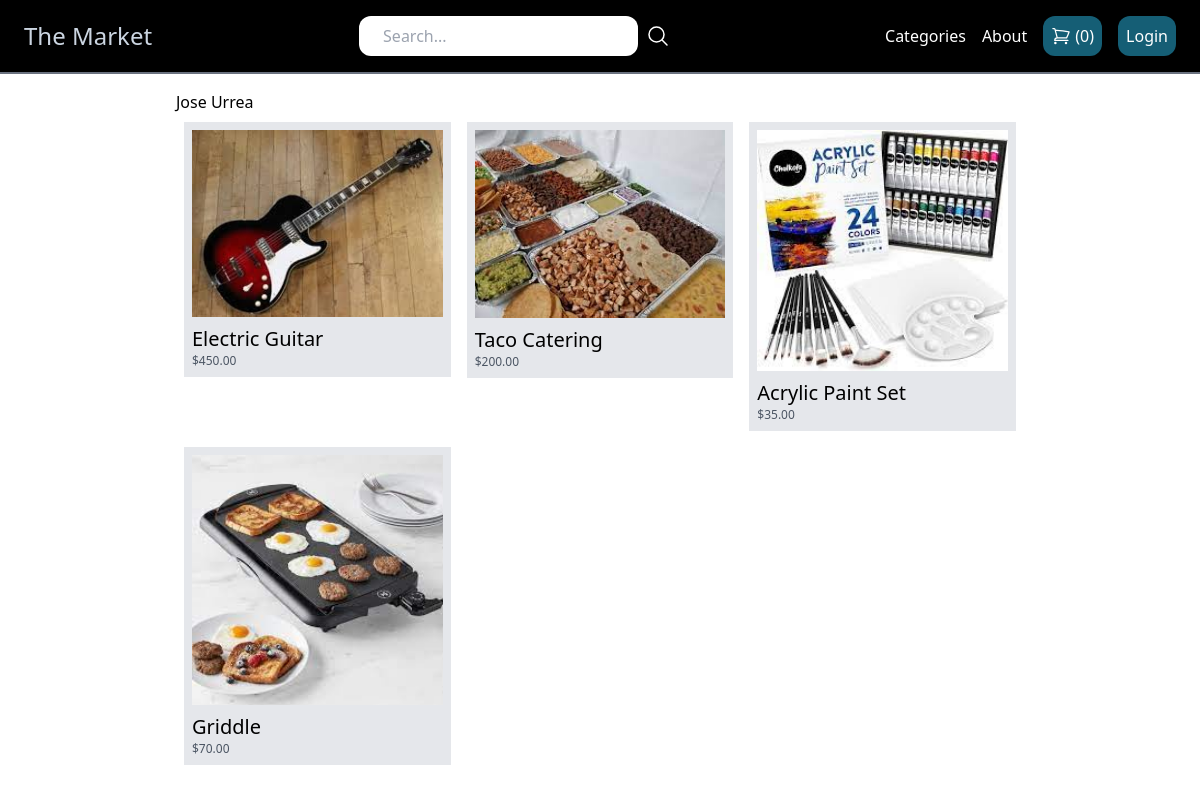
/vendors/1/, run on the app's committed database.
### store/models.py (models this page shows, shortened)
class Product(models.Model):
    DRAFT = "draft"
    WAITING_APPROVAL = "waitingapproval"
    ACTIVE = "active"
    DELETED = "deleted"
    STATUS_CHOICES = (
        (DRAFT, "Draft"),
        (WAITING_APPROVAL, "Waiting Approval"),
        (ACTIVE, "Active"),
        (DELETED, "Deleted")
    )
    user = models.ForeignKey(User, related_name="products", on_delete=models.CASCADE)
    category = models.ForeignKey(Category, related_name="products", on_delete=models.CASCADE)
    title = models.CharField(max_length=50)
    slug = models.SlugField(max_length=50)
    description = models.TextField(blank=True)
    price = models.IntegerField()
    image = models.ImageField(upload_to="uploads/product_images/", blank=True, null=True)
    thumbnail = models.ImageField(upload_to='uploads/product_images/thumbnail/', blank=True, null=True)
    created_at = models.DateTimeField(auto_now_add=True)
    updated_at = models.DateTimeField(auto_now=True)
    status = models.CharField(max_length=50, choices=STATUS_CHOICES, default=ACTIVE)
    class Meta:
        ordering = ["-created_at"]
    def get_display_price(self):
        return "${:.2f}".format(self.price)

### userprofile/views.py (the view)
# urls.py: path('vendors/<int:pk>/', views.vendor_detail, name='vendor_detail'),
def vendor_detail(request, pk):
    user = User.objects.get(pk=pk)
    products = user.products.filter(status=Product.ACTIVE)
    return render(request, "userprofile/vendor_detail.html", {
        "user": user,
        "products": products
    })

### store/cart.py (called while the page is built)
    def __len__(self):
        return sum(item['quantity'] for item in self.cart.values())

### store/context_processors.py (called while the page is built)
def cart(request):
    return {'cart': Cart(request)}

### store/templatetags/menu.py (called while the page is built)
@register.inclusion_tag('core/menu.html')
def menu():
    categories = Category.objects.all()
    return {'categories': categories}

### userprofile/templates/userprofile/vendor_detail.html (shortened to what this page needs)
{% extends 'core/base.html' %}
{% block content %}
    <h1>{% firstof user.get_full_name user.username %}</h1>
    <div class="flex flex-wrap ">
        {% for product in products %}
            <div class="product w-1/3 p-2">
                <div class="bg-gray-200 py-2 px-2">
                    <a href="{% url 'product_detail' product.category.slug product.slug %}">
                        {% if product.image %}
                            <div class="image mb-2">
                                <img src="{{ product.image.url }}" alt="Image of {{ product.title }}" class="w-full">
                            </div>
                        {% endif %}
                        <h2 class="text-xl">{{ product.title }}</h2>
                        <p class="text-xs text-gray-600"> {{ product.get_display_price }}</p>
                    </a>
                </div>
            </div>
        {% endfor %}
    </div>
{% endblock %}

### core/templates/core/base.html (shortened to what this page needs)
{% load menu %}
<!doctype html>
<html>
<head>
  <script src="https://cdn.tailwindcss.com"></script>
</head>
<body>
    <nav class=" mx-auto bg-black border-b-2 border-gray-500 flex items-center justify-between py-4 px-6">
        <div class="logo">
            <a href="/" class="text-2xl text-slate-300">The Market</a>
        </div>
        <div class="search px-6">
            <form method="get" action="/search/" class="flex items-center">
                <input type="search" name="query" class=" rounded-xl py-2 px-6" placeholder="Search...">
                <button class="text-white px-2">
                    <svg xmlns="http://www.w3.org/2000/svg" fill="none" viewBox="0 0 24 24" stroke-width="1.5" stroke="currentColor" class="w-6 h-6">
                        <path stroke-linecap="round" stroke-linejoin="round" d="m21 21-5.197-5.197m0 0A7.5 7.5 0 1 0 5.196 5.196a7.5 7.5 0 0 0 10.607 10.607Z" />
                      </svg>
                </button>
            </form>
        </div>
        <div class="menu flex items-center space-x-4">
                {% menu %}
            <a href="{% url 'cart_view' %}" class="flex items-center space-x-1 py-2 px-2 bg-cyan-800 text-white rounded-xl hover:bg-cyan-900">
                <span>
                    ({{ cart|length }})
                </span>
            </a>
            {% if request.user.is_authenticated %}
                <a href="{% url 'myaccount' %}" class="py-2 px-2 bg-cyan-800 text-white rounded-xl hover:bg-cyan-900">Account</a>
                {% if request.user.userprofile.is_vendor %}
                    <a href="{% url 'my_store' %}" class="py-2 px-2 bg-cyan-800 text-white rounded-xl hover:bg-cyan-900"> My Store </a>
                {% endif %}
                {% else %}
                    <a href="{% url 'login' %}" class="py-2 px-2 bg-cyan-800 text-white rounded-xl hover:bg-cyan-900">Login</a>
            {% endif %}
        </div>
    </nav>
    <div class="max-w-4xl mx-auto py-4 px-6">
        {% block content %}
        {% endblock %}
    </div>
</body>
</html>

### core/templates/core/menu.html (shortened to what this page needs)
<div class="dropdown">
    <button id="categories-btn" class="flex items-center spacing-x-2 text-white">Categories
    </button>
</div>
<a href="{% url 'about' %}" class="text-white">About</a>

### data on the page
Product: image (picture), title "Electric Guitar", get_display_price "$450.00"
Product: image (picture), title "Taco Catering", get_display_price "$200.00"
Product: image (picture), title "Acrylic Paint Set", get_display_price "$35.00"
Product: image (picture), title "Griddle", get_display_price "$70.00"

### other printed values
{{ cart|length }} "0"
